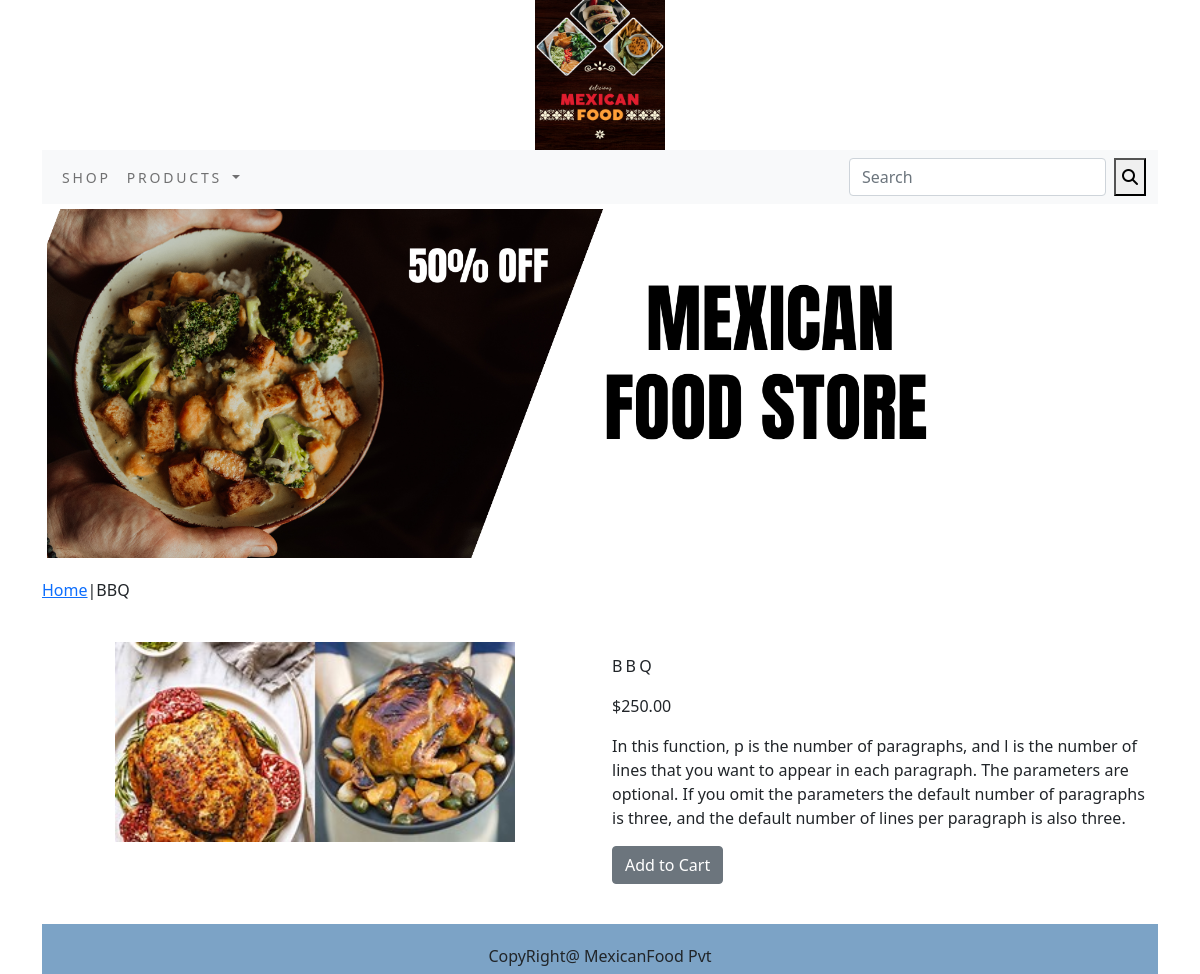
Page /shop/chicken-item/bbq/ on the committed database.
### shopapp/models.py (models this page shows, shortened)
class Product(models.Model):
    name=models.CharField(max_length=250,unique=True)
    slug=models.SlugField(max_length=250,unique=True)
    description=models.TextField(blank=True)
    price=models.DecimalField(max_digits=10,decimal_places=2)
    category=models.ForeignKey(Category,on_delete=models.CASCADE)
    image=models.ImageField(upload_to='product')
    stock=models.IntegerField()
    available=models.BooleanField(default=True)
    created=models.DateTimeField(auto_now_add=True)
    updated=models.DateTimeField(auto_now=True)
    class Meta():
        ordering=('name'),
        verbose_name='product'
        verbose_name_plural='products'

### shopapp/views.py (the view)
# urls.py: path('<slug:slug_c>/<slug:product_slug>/',views.productdetalis,name='productdetalis'),
def productdetalis(request,slug_c,product_slug):
    try:
        product=Product.objects.get(category__slug=slug_c,slug=product_slug)
    except Exception as e:
        raise e
    return render(request,'product.html',{'product':product})

### cart/context_processors.py (called while the page is built)
def counter(request):
    item_count=0
    if 'admin' in request.path:
        return {}
    else:
        try:
            cart=Cart.objects.filter(cart_id=cart_id(request))
            car_items=CartItem.objects.all().filter(cart=cart[:1])
            for cart_item in car_items:
                item_count += cart_item.quantity
        except Cart.DoesNotExist:
                item_count = 0
    return dict(item_count=item_count)

### cart/views.py (called while the page is built)
def cart_id(request):
    cart=request.session.session_key
    if not cart:
        cart=request.session.create()
    return cart

### shopapp/context_processors.py (called while the page is built)
def menu_links(request):
    Links=Category.objects.all()
    return dict(links=Links)

### shopapp/models.py (called while the page is built)
    def get_url(self):
        return reverse('shopapp:product_by_category',args=[self.slug])

### templates/product.html (shortened to what this page needs)
{% extends 'base.html' %}
{% load static %}
{% block content %}
<div>
    <img class="my_image my_image_padding" src="{% static 'img/banner.png' %}" alt="our Product" width="1250">
</div>
<div class="my_product_row_class" >
    <div class="mx_auto">
        <p><a href="{% url 'shopapp:productcategory' %}">Home</a>|{{product.name}}</a></p>
    </div>
<br>
<div class="row">
    <div class="col-md-12 col-sm-12 col-md-12 col-lg-6 text-center">
        <div style="min-width: 18rem;">
            <img src="{{product.image.url}}" style="height: 200px;" alt="{{product.name}}">
        </div>
    </div>
    <div class="col-md-12 col-sm-12 col-md-12 col-lg-6">
        <div>
            <h1 class="my_product_title">{{product.name}}</h1>
            <p>${{product.price}}</p>
            <p class="text-justify my_product_text">{{product.description}}</p>
            {% if product.stock <= 0 %}
            <p class="text-justify my_product_text"><b>Out of Stock</b></p>
            {% else %}
            <a class="btn btn-secondary" href="{% url 'cart:addcart' product.id %}">Add to Cart</a>
            {% endif %}
    </div>
    </div>
    </div>
    </div>
      <div class="footer">
        <p style="text-align: center; padding-top: 20px;" >CopyRight@ MexicanFood Pvt </p>
      </div>
{% endblock %}

### static/css/custom.css (style rules this page uses)
body { font-family: 'Roboto',sans-serif; }
.my_image { width: 100%; height: auto; }
.my_image_padding { padding: 5px; }
.my_product_row_class { padding-top: 15px; padding-bottom: 20px; }
.my_product_title { font-size: 16px; text-transform: uppercase; letter-spacing: .2em; padding-top: 15px; padding-bottom: 10px; }

### templates/product.html (style rules this page uses)
.footer { background-color: rgb(124, 163, 198); margin-top: 20px; height: 50px; text-align: center; }

### rows in the picture
Product: name "BBQ", image (picture), price "250.00", description "In this function, p is the number of paragraphs, and l is the number of lines that you want to appear in each paragraph. The parameters are optional. If you omit the parameters the default number of paragraphs is three, and the default number of lines per paragraph is also three."
